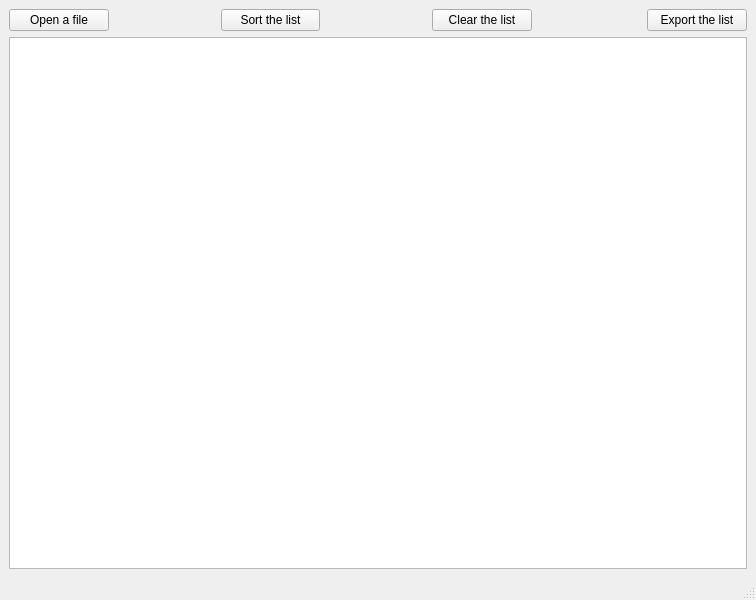
<?xml version="1.0" encoding="UTF-8"?>
<ui version="4.0">
 <class>MainWindow</class>
 <widget class="QMainWindow" name="MainWindow">
  <property name="geometry">
   <rect>
    <x>0</x>
    <y>0</y>
    <width>756</width>
    <height>600</height>
   </rect>
  </property>
  <property name="minimumSize">
   <size>
    <width>0</width>
    <height>600</height>
   </size>
  </property>
  <property name="windowTitle">
   <string>Lab11</string>
  </property>
  <widget class="QWidget" name="centralwidget">
   <layout class="QGridLayout" name="gridLayout">
    <item row="0" column="0">
     <widget class="QPushButton" name="openButton">
      <property name="text">
       <string>Open a file</string>
      </property>
     </widget>
    </item>
    <item row="0" column="1">
     <spacer name="horizontalSpacer">
      <property name="orientation">
       <enum>Qt::Horizontal</enum>
      </property>
      <property name="sizeType">
       <enum>QSizePolicy::Preferred</enum>
      </property>
      <property name="sizeHint" stdset="0">
       <size>
        <width>40</width>
        <height>20</height>
       </size>
      </property>
     </spacer>
    </item>
    <item row="0" column="2">
     <widget class="QPushButton" name="sortButton">
      <property name="text">
       <string>Sort the list</string>
      </property>
     </widget>
    </item>
    <item row="0" column="3">
     <spacer name="horizontalSpacer_2">
      <property name="orientation">
       <enum>Qt::Horizontal</enum>
      </property>
      <property name="sizeType">
       <enum>QSizePolicy::Preferred</enum>
      </property>
      <property name="sizeHint" stdset="0">
       <size>
        <width>40</width>
        <height>20</height>
       </size>
      </property>
     </spacer>
    </item>
    <item row="0" column="4">
     <widget class="QPushButton" name="clrButton">
      <property name="text">
       <string>Clear the list</string>
      </property>
     </widget>
    </item>
    <item row="0" column="5">
     <spacer name="horizontalSpacer_3">
      <property name="orientation">
       <enum>Qt::Horizontal</enum>
      </property>
      <property name="sizeType">
       <enum>QSizePolicy::Preferred</enum>
      </property>
      <property name="sizeHint" stdset="0">
       <size>
        <width>103</width>
        <height>18</height>
       </size>
      </property>
     </spacer>
    </item>
    <item row="0" column="6">
     <widget class="QPushButton" name="exportButton">
      <property name="text">
       <string>Export the list</string>
      </property>
     </widget>
    </item>
    <item row="1" column="0" colspan="7">
     <widget class="QListWidget" name="listWidget">
      <property name="minimumSize">
       <size>
        <width>731</width>
        <height>531</height>
       </size>
      </property>
      <property name="font">
       <font>
        <pointsize>12</pointsize>
       </font>
      </property>
      <property name="dragDropMode">
       <enum>QAbstractItemView::InternalMove</enum>
      </property>
      <property name="sortingEnabled">
       <bool>false</bool>
      </property>
     </widget>
    </item>
   </layout>
  </widget>
  <widget class="QMenuBar" name="menubar">
   <property name="geometry">
    <rect>
     <x>0</x>
     <y>0</y>
     <width>756</width>
     <height>21</height>
    </rect>
   </property>
  </widget>
  <widget class="QStatusBar" name="statusbar"/>
 </widget>
 <resources/>
 <connections/>
</ui>
